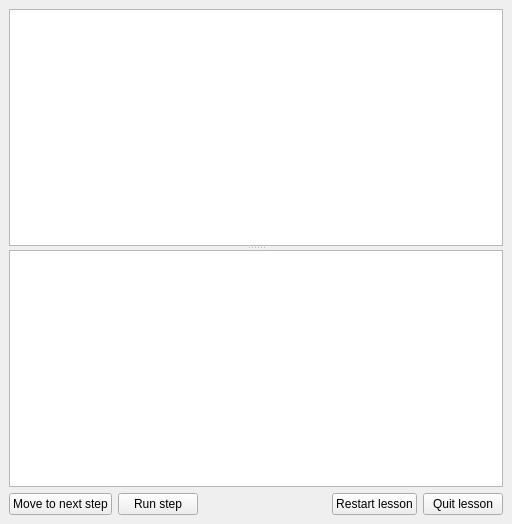
<?xml version="1.0" encoding="UTF-8"?>
<ui version="4.0">
 <class>LessonWidget</class>
 <widget class="QDockWidget" name="LessonWidget">
  <property name="geometry">
   <rect>
    <x>0</x>
    <y>0</y>
    <width>512</width>
    <height>524</height>
   </rect>
  </property>
  <property name="floating">
   <bool>false</bool>
  </property>
  <property name="features">
   <set>QDockWidget::DockWidgetFloatable|QDockWidget::DockWidgetMovable</set>
  </property>
  <property name="allowedAreas">
   <set>Qt::LeftDockWidgetArea|Qt::RightDockWidgetArea</set>
  </property>
  <property name="windowTitle">
   <string>Lessons Panel</string>
  </property>
  <widget class="QWidget" name="dockWidgetContents">
   <layout class="QVBoxLayout" name="verticalLayout">
    <item>
     <widget class="QSplitter" name="splitter">
      <property name="orientation">
       <enum>Qt::Vertical</enum>
      </property>
      <widget class="QListWidget" name="listSteps">
       <property name="minimumSize">
        <size>
         <width>0</width>
         <height>100</height>
        </size>
       </property>
      </widget>
      <widget class="QTextBrowser" name="webView"/>
     </widget>
    </item>
    <item>
     <layout class="QHBoxLayout" name="horizontalLayout">
      <item>
       <widget class="QPushButton" name="btnMove">
        <property name="text">
         <string>Move to next step</string>
        </property>
       </widget>
      </item>
      <item>
       <widget class="QPushButton" name="btnRunStep">
        <property name="text">
         <string>Run step</string>
        </property>
       </widget>
      </item>
      <item>
       <spacer name="horizontalSpacer">
        <property name="orientation">
         <enum>Qt::Horizontal</enum>
        </property>
        <property name="sizeHint" stdset="0">
         <size>
          <width>40</width>
          <height>20</height>
         </size>
        </property>
       </spacer>
      </item>
      <item>
       <widget class="QPushButton" name="btnRestart">
        <property name="text">
         <string>Restart lesson</string>
        </property>
       </widget>
      </item>
      <item>
       <widget class="QPushButton" name="btnFinish">
        <property name="text">
         <string>Quit lesson</string>
        </property>
       </widget>
      </item>
     </layout>
    </item>
   </layout>
  </widget>
 </widget>
 <resources/>
 <connections/>
</ui>
